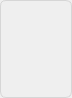
<?xml version="1.0" encoding="UTF-8"?>
<ui version="4.0">
 <class>StalledIssueChooseWidget</class>
 <widget class="QFrame" name="StalledIssueChooseWidget">
  <property name="geometry">
   <rect>
    <x>0</x>
    <y>0</y>
    <width>72</width>
    <height>98</height>
   </rect>
  </property>
  <property name="styleSheet">
   <string notr="true">#frame
{
    border-radius: 6px;
    border: 1px solid #D6D6D6;
}</string>
  </property>
  <property name="frameShape">
   <enum>QFrame::NoFrame</enum>
  </property>
  <property name="frameShadow">
   <enum>QFrame::Plain</enum>
  </property>
  <property name="lineWidth">
   <number>1</number>
  </property>
  <layout class="QVBoxLayout" name="verticalLayout">
   <property name="spacing">
    <number>0</number>
   </property>
   <property name="leftMargin">
    <number>0</number>
   </property>
   <property name="topMargin">
    <number>0</number>
   </property>
   <property name="rightMargin">
    <number>0</number>
   </property>
   <property name="bottomMargin">
    <number>0</number>
   </property>
   <item>
    <widget class="QFrame" name="frame">
     <property name="autoFillBackground">
      <bool>false</bool>
     </property>
     <property name="frameShape">
      <enum>QFrame::Panel</enum>
     </property>
     <property name="frameShadow">
      <enum>QFrame::Plain</enum>
     </property>
     <layout class="QVBoxLayout" name="verticalLayout_2">
      <property name="spacing">
       <number>0</number>
      </property>
      <property name="leftMargin">
       <number>0</number>
      </property>
      <property name="topMargin">
       <number>0</number>
      </property>
      <property name="rightMargin">
       <number>0</number>
      </property>
      <property name="bottomMargin">
       <number>0</number>
      </property>
      <item>
       <widget class="QWidget" name="titleContainer" native="true">
        <layout class="QHBoxLayout" name="horizontalLayout_3">
         <property name="spacing">
          <number>0</number>
         </property>
         <property name="leftMargin">
          <number>4</number>
         </property>
         <property name="topMargin">
          <number>4</number>
         </property>
         <property name="rightMargin">
          <number>4</number>
         </property>
         <property name="bottomMargin">
          <number>0</number>
         </property>
         <item>
          <widget class="StalledIssueChooseTitle" name="chooseTitle" native="true">
           <property name="sizePolicy">
            <sizepolicy hsizetype="Expanding" vsizetype="Fixed">
             <horstretch>0</horstretch>
             <verstretch>0</verstretch>
            </sizepolicy>
           </property>
           <property name="minimumSize">
            <size>
             <width>0</width>
             <height>40</height>
            </size>
           </property>
           <property name="maximumSize">
            <size>
             <width>16777215</width>
             <height>40</height>
            </size>
           </property>
          </widget>
         </item>
        </layout>
       </widget>
      </item>
      <item>
       <widget class="QWidget" name="nameContainer" native="true">
        <layout class="QHBoxLayout" name="horizontalLayout_2">
         <property name="spacing">
          <number>0</number>
         </property>
         <property name="leftMargin">
          <number>4</number>
         </property>
         <property name="topMargin">
          <number>4</number>
         </property>
         <property name="rightMargin">
          <number>4</number>
         </property>
         <property name="bottomMargin">
          <number>4</number>
         </property>
         <item>
          <widget class="StalledIssueActionTitle" name="name" native="true"/>
         </item>
        </layout>
       </widget>
      </item>
      <item>
       <widget class="QWidget" name="pathContainer" native="true">
        <layout class="QHBoxLayout" name="horizontalLayout">
         <property name="leftMargin">
          <number>0</number>
         </property>
         <property name="topMargin">
          <number>0</number>
         </property>
         <property name="rightMargin">
          <number>10</number>
         </property>
         <property name="bottomMargin">
          <number>0</number>
         </property>
         <item>
          <widget class="StalledIssueFilePath" name="path" native="true"/>
         </item>
        </layout>
       </widget>
      </item>
     </layout>
    </widget>
   </item>
  </layout>
 </widget>
 <customwidgets>
  <customwidget>
   <class>StalledIssueFilePath</class>
   <extends>QWidget</extends>
   <header>StalledIssueFilePath.h</header>
   <container>1</container>
  </customwidget>
  <customwidget>
   <class>StalledIssueChooseTitle</class>
   <extends>QWidget</extends>
   <header>StalledIssueChooseTitle.h</header>
   <container>1</container>
  </customwidget>
  <customwidget>
   <class>StalledIssueActionTitle</class>
   <extends>QWidget</extends>
   <header>StalledIssueActionTitle.h</header>
   <container>1</container>
  </customwidget>
 </customwidgets>
 <resources/>
 <connections/>
</ui>
